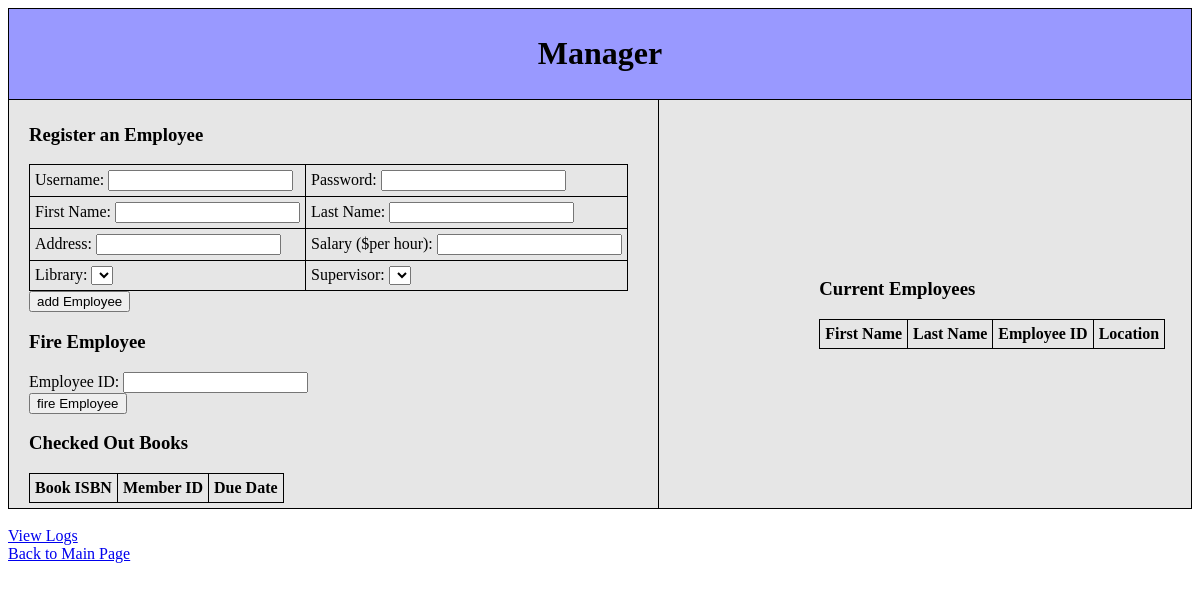
Page /manager.php on the earlier database version.
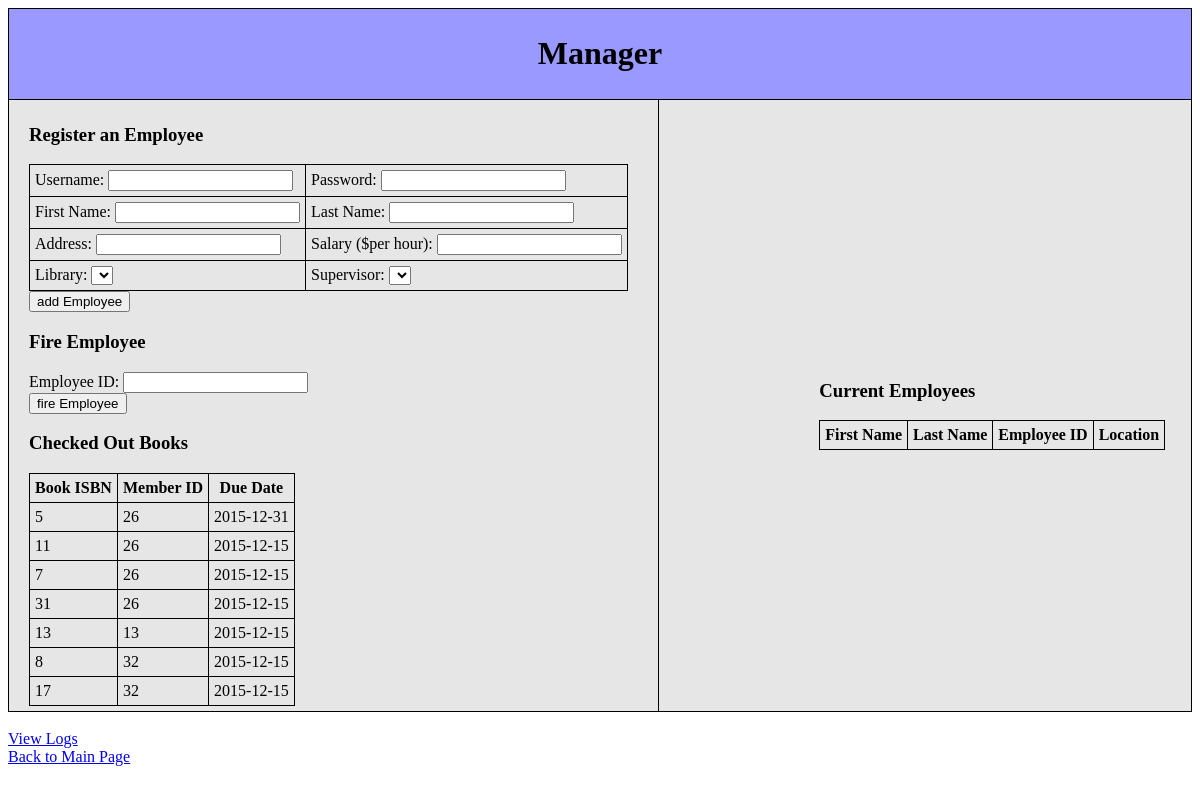
Same page on the later database version.
### tables this page shows
CREATE TABLE `memberborrowsbook` (
  `memberID` int(8) unsigned NOT NULL,
  `isbn` int(4) unsigned NOT NULL,
  `dueDate` date NOT NULL
);

### manager.php (the view, shortened to what this page needs)
<?php
$db = 'library';
$host = 'localhost';
$con = mysqli_connect ( $host, 'root', 'root', $db ) or die ( "some error" );
?>
<!DOCTYPE html>
<html>
<head>
</head>
<?php
$userErr = $passErr = $fnameErr = $lnameErr = $addErr = $salErr = $fireErr = "";
    ?>
<body>
	<table width="100%" border="0">
		<tr>
			<td colspan="2" width="100%" align="center" bgcolor="#9999ff">
				<h1>Manager</h1>
			</td>
		</tr>
		<tr><td align="left" bgcolor ="#E6E6E6" style='padding-left: 20px' >
		<h3>Register an Employee</h3>
    	<form name="addemployee"
			action="<?php echo htmlspecialchars($_SERVER["PHP_SELF"]);?>"
			method="post">
    	<table>
    		<tr>
    			<td>Username: <input type="text" name="username" /> <span class="error"><?php echo $userErr;?></span></td>
    			<td>Password: <input type="password" name="password" /> <span class="error"> <?php echo $passErr;?></span></td>
    		</tr>
    		<tr>
    			<td>First Name: <input type="text" name="fname" /> <span class="error"> <?php echo $fnameErr;?></span></td>
    			<td>Last Name: <input type="text" name="lname" /> <span class="error"> <?php echo $lnameErr;?></span></td>
    		</tr>
    		<tr>
    			<td>Address: <input type="text" name="address" /> <span class="error"> <?php echo $addErr;?></span></td>
    			<td>Salary ($per hour): <input type="text" name="salary" /> <span class="error"> <?php echo $salErr;?></span></td>
    		</tr>
    		<tr>
    			<td>Library:
				<select name="library">
				</select>
				</td>
				<td>Supervisor:
				<select name="supervisor">
				</select></td>
			</tr>
		</table>
    <input type="submit" name="addemployee" value="add Employee" />
    </form>
   <h3>Fire Employee</h3>
	<form action="<?php echo htmlspecialchars($_SERVER["PHP_SELF"]);?>"
		method="post">
            Employee ID: <input type="text" name="eID" /> <br> <input type="submit" name="fire" value="fire Employee" />
            <br> <?php echo $fireErr; ?>
               </form>
    <h3>Checked Out Books</h3>
    <?php
	$strSQL = "SELECT * FROM memberborrowsbook";
	$query = mysqli_query ( $con, $strSQL );
	echo "<table style=\"width:100 %\">";
	echo "<tr><th>Book ISBN</th><th>Member ID</th><th>Due Date</th>";
	while ( $result = mysqli_fetch_array ( $query ) ) {
		echo '<tr>';
		echo '<td>' . $result ['isbn'] . '</td>';
		echo '<td>' . $result ['memberID'] . '</td>';
		echo '<td>' . $result ['dueDate'] . '</td>';
		echo '</tr>';
	}
	echo '</table>';
	?>
    <td align='left' bgcolor ="#E6E6E6" style='padding-left: 160px'>
    <h3>Current Employees</h3>
    <?php
	echo "<table style=\"width:100 %\">";
	echo "<tr><th>First Name</th><th>Last Name</th><th>Employee ID</th><th>Location</th>";
	echo '</table>';
	?> </td>
	</tr>
	</table>
	<a href="log.php"><br>View Logs</br></a>
	<a href="/index.php">Back to Main Page</a>

### manager.php (style rules this page uses)
table, th, td { border: 1px solid black; border-collapse: collapse; }
th, td { padding: 5px; }

Differences in the rows shown:
added memberborrowsbook: isbn "5", memberID "26", dueDate "2015-12-31"
added memberborrowsbook: isbn "11", memberID "26", dueDate "2015-12-15"
added memberborrowsbook: isbn "7", memberID "26", dueDate "2015-12-15"
added memberborrowsbook: isbn "31", memberID "26", dueDate "2015-12-15"
added memberborrowsbook: isbn "13", memberID "13", dueDate "2015-12-15"
added memberborrowsbook: isbn "8", memberID "32", dueDate "2015-12-15"
added memberborrowsbook: isbn "17", memberID "32", dueDate "2015-12-15"
